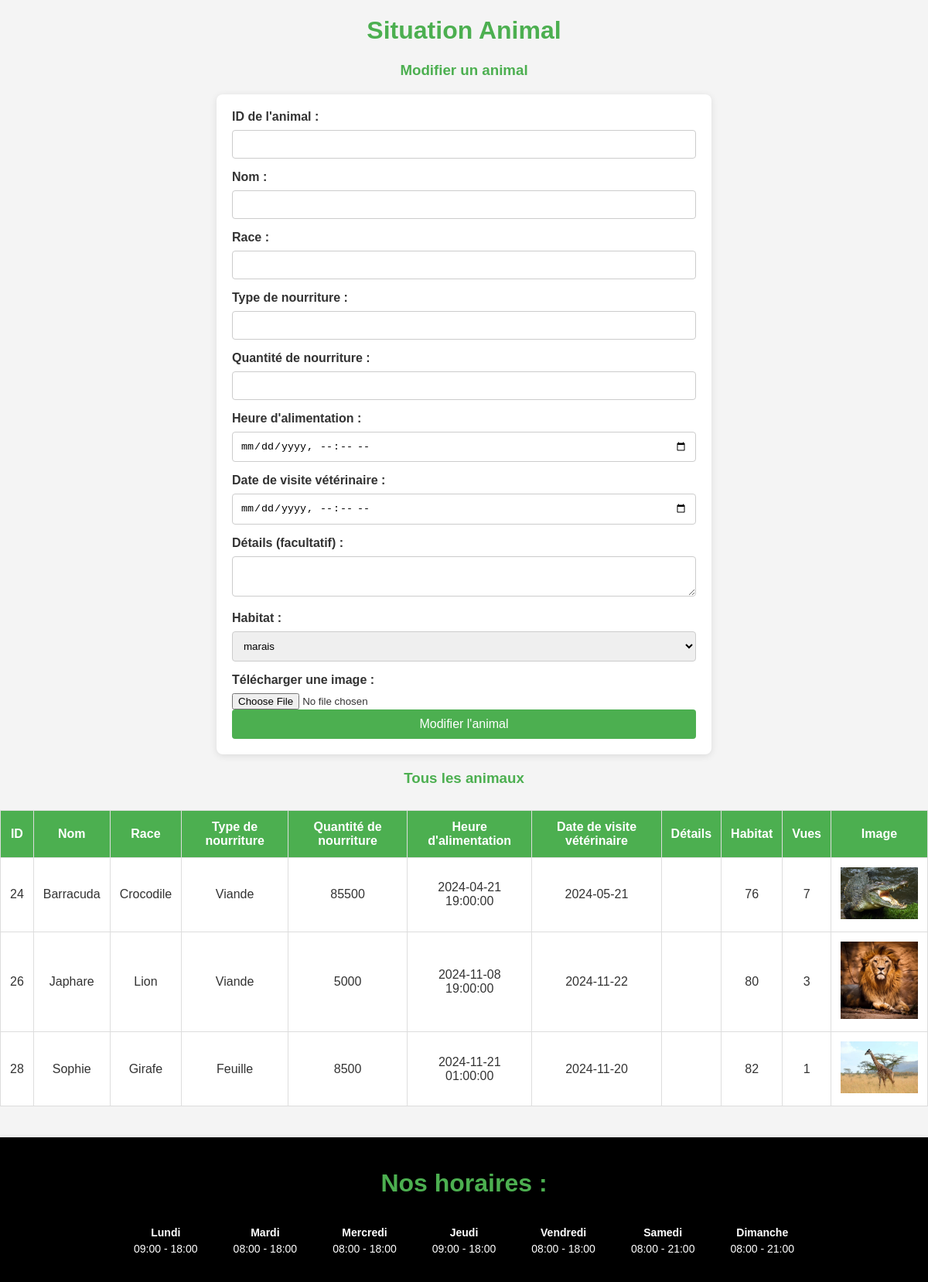
The page /admin/statistique.php (signed in) on the database its author committed.
### tables this page shows
CREATE TABLE `animals` (
  `id` int(11) NOT NULL,
  `name` varchar(255) NOT NULL,
  `breed` varchar(255) NOT NULL,
  `image_url` varchar(255) DEFAULT NULL,
  `status` varchar(50) DEFAULT NULL,
  `food_type` varchar(255) DEFAULT NULL,
  `food_amount` int(11) DEFAULT NULL,
  `feeding_time` datetime DEFAULT NULL,
  `vet_visit_date` date DEFAULT NULL,
  `details` text DEFAULT NULL,
  `habitat_id` int(11) DEFAULT NULL,
  `click_count` int(11) DEFAULT 0
);

CREATE TABLE `horaires` (
  `id` int(11) NOT NULL,
  `jour` varchar(20) NOT NULL,
  `ouverture` time DEFAULT NULL,
  `fermeture` time DEFAULT NULL
);

### admin/statistique.php (the view, shortened to what this page needs)
<!DOCTYPE html>
<html lang="fr">
<head>
    <link rel="stylesheet" href="../admin/addanimal.css">
    <link rel="stylesheet" href="../css/footer.css">
    <link rel="stylesheet" href="../css/header.css">
</head>
<h1>Situation Animal</h1>
    <h3>Modifier un animal</h3>
    <form method="POST" action="">
        <label for="id">ID de l'animal :</label>
        <input type="number" id="id" name="id" required><br>
        <label for="name">Nom :</label>
        <input type="text" id="name" name="name" required><br>
        <label for="breed">Race :</label>
        <input type="text" id="breed" name="breed" required><br>
        <label for="food_type">Type de nourriture :</label>
        <input type="text" id="food_type" name="food_type" required><br>
        <label for="food_amount">Quantité de nourriture :</label>
        <input type="number" id="food_amount" name="food_amount" required><br>
        <label for="feeding_time">Heure d'alimentation :</label>
        <input type="datetime-local" id="feeding_time" name="feeding_time" required><br>
        <label for="vet_visit_date">Date de visite vétérinaire :</label>
        <input type="datetime-local" id="vet_visit_date" name="vet_visit_date" required><br>
        <label for="details">Détails (facultatif) :</label>
        <textarea id="details" name="details"></textarea><br>
        <label for="habitat_id">Habitat :</label>
        <select id="habitat_id" name="habitat_id" required>
            <?php
                $conn = new mysqli("localhost", "root", "", "ecf");
                $result = $conn->query("SELECT id, name FROM habitats");
                while ($row = $result->fetch_assoc()) {
                    echo "<option value='" . $row['id'] . "'>" . $row['name'] . "</option>";
                }
            ?>
        </select><br>
        <label for="image">Télécharger une image :</label>
        <input type="file" id="image" name="image" accept="image/*"><br>
        <button type="submit" name="edit_animal">Modifier l'animal</button>
    </form>
    <?php
$conn = new mysqli("localhost", "root", "", "ecf");
$query = "SELECT * FROM animals";
$result = $conn->query($query);
?>
<body>
    <h3>Tous les animaux</h3>
    <table border="1">
        <thead>
            <tr>
                <th>ID</th>
                <th>Nom</th>
                <th>Race</th>
                <th>Type de nourriture</th>
                <th>Quantité de nourriture</th>
                <th>Heure d'alimentation</th>
                <th>Date de visite vétérinaire</th>
                <th>Détails</th>
                <th>Habitat</th>
                <th>Vues</th>
                <th>Image</th>
            </tr>
        </thead>
        <tbody>
            <?php
            if ($result->num_rows > 0) {
                while ($row = $result->fetch_assoc()) {
                    echo "<tr>
                            <td>" . $row['id'] . "</td>
                            <td>" . $row['name'] . "</td>
                            <td>" . $row['breed'] . "</td>
                            <td>" . $row['food_type'] . "</td>
                            <td>" . $row['food_amount'] . "</td>
                            <td>" . $row['feeding_time'] . "</td>
                            <td>" . $row['vet_visit_date'] . "</td>
                            <td>" . $row['details'] . "</td>
                            <td>" . $row['habitat_id'] . "</td>
                            <td>" . $row['click_count'] . "</td>
                            <td><img src='" . $row['image_url'] . "' alt='Image de l'animal' width='100'></td>
                          </tr>";
                }
            } else {
                echo "<tr><td colspan='11'>Aucun animal trouvé</td></tr>";
            }
            ?>
        </tbody>
    </table>
</body>
</html>
</body>
<?php
include '../login/db.php';
$sql = "SELECT * FROM horaires";
$stmt = $pdo->prepare($sql);
$stmt->execute();
$horaires = $stmt->fetchAll(PDO::FETCH_ASSOC);
?>
<footer class="footer">
    <div class="footer-content">
        <h1>Nos horaires :</h1>
        <div class="horaires-container">
            <?php foreach ($horaires as $horaire): ?>
                <div class="jour">
                    <p><?php echo $horaire['jour']; ?></p>
                    <p><?php echo date('H:i', strtotime($horaire['ouverture'])) . ' - ' . date('H:i', strtotime($horaire['fermeture'])); ?></p>
                </div>
            <?php endforeach; ?>
        </div>
    </div>
</footer>
</html>

### admin/addanimal.css (style rules this page uses)
body { font-family: Arial, sans-serif; background-color: #f4f4f4; margin: 0; padding: 0; color: #333; }
h1, h3 { color: #4CAF50; text-align: center; }
h3 { margin-top: 20px; }
form { background-color: #fff; padding: 20px; margin: 20px auto; max-width: 600px; border-radius: 8px; box-shadow: 0 2px 10px rgba(0, 0, 0, 0.1); }
label { display: block; margin-bottom: 8px; font-weight: bold; }
input[type="text"], input[type="number"], input[type="datetime-local"], textarea, select { width: 100%; padding: 10px; margin-bottom: 15px; border: 1px solid #ccc; border-radius: 4px; box-sizing: border-box; }
button { background-color: #4CAF50; color: #fff; padding: 10px 20px; border: none; border-radius: 4px; cursor: pointer; font-size: 16px; width: 100%; }
table { width: 100%; border-collapse: collapse; margin-top: 30px; }
table, th, td { border: 1px solid #ddd; }
th, td { padding: 12px; text-align: center; }
th { background-color: #4CAF50; color: white; }
td { background-color: #fff; }

### css/footer.css (style rules this page uses)
.footer { background-color: #000000; color: #ffffff; padding: 20px; text-align: center; margin-top: 40px; box-shadow: 0 4px 8px rgba(0, 0, 0, 0.3); }
.footer p { margin: 5px 0; font-size: 16px; }
.footer-content { max-width: 900px; margin: 0 auto; }
.horaires-container { display: flex; justify-content: space-between; flex-wrap: nowrap; margin-top: 20px; }
.jour { text-align: center; margin: 10px; flex: 1 1 120px; max-width: 120px; }
.jour p { margin: 5px 0; font-size: 14px; }
.jour p:first-child { font-weight: bold; }

### rows shown on the page
animals: id "24", name "Barracuda", breed "Crocodile", food_type "Viande", food_amount "85500", feeding_time "2024-04-21 19:00:00", vet_visit_date "2024-05-21", habitat "76", click_count "7", image_url (picture)
animals: id "26", name "Japhare", breed "Lion", food_type "Viande", food_amount "5000", feeding_time "2024-11-08 19:00:00", vet_visit_date "2024-11-22", habitat "80", click_count "3", image_url (picture)
animals: id "28", name "Sophie", breed "Girafe", food_type "Feuille", food_amount "8500", feeding_time "2024-11-21 01:00:00", vet_visit_date "2024-11-20", habitat "82", click_count "1", image_url (picture)
horaires: jour "Lundi", ouverture "09:00", fermeture "18:00"
horaires: jour "Mardi", ouverture "08:00", fermeture "18:00"
horaires: jour "Mercredi", ouverture "08:00", fermeture "18:00"
horaires: jour "Jeudi", ouverture "09:00", fermeture "18:00"
horaires: jour "Vendredi", ouverture "08:00", fermeture "18:00"
horaires: jour "Samedi", ouverture "08:00", fermeture "21:00"
horaires: jour "Dimanche", ouverture "08:00", fermeture "21:00"

### other values the page prints
form field habitat_id "marais"
